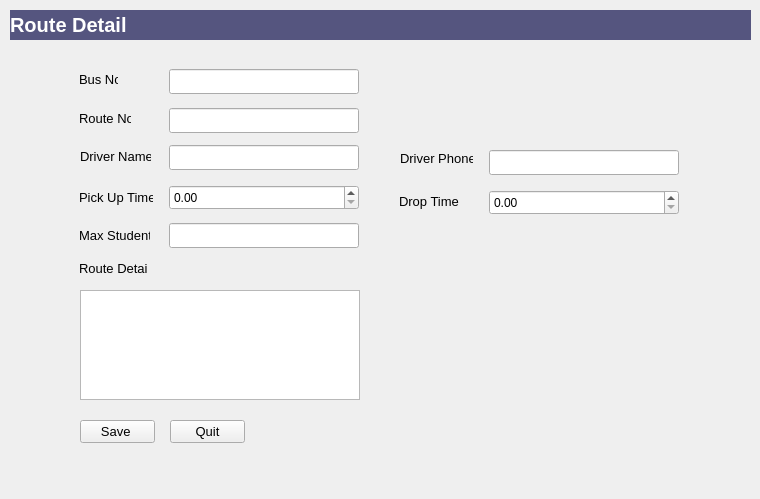
<?xml version="1.0" encoding="UTF-8"?>
<ui version="4.0">
 <class>newtransaporation_route</class>
 <widget class="QMainWindow" name="newtransaporation_route">
  <property name="geometry">
   <rect>
    <x>0</x>
    <y>0</y>
    <width>760</width>
    <height>499</height>
   </rect>
  </property>
  <property name="windowTitle">
   <string>MainWindow</string>
  </property>
  <widget class="QWidget" name="centralwidget">
   <widget class="QLabel" name="lblrouteno">
    <property name="geometry">
     <rect>
      <x>79</x>
      <y>110</y>
      <width>52</width>
      <height>16</height>
     </rect>
    </property>
    <property name="font">
     <font>
      <pointsize>10</pointsize>
     </font>
    </property>
    <property name="text">
     <string>Route No</string>
    </property>
   </widget>
   <widget class="QLabel" name="lbldrivername">
    <property name="geometry">
     <rect>
      <x>80</x>
      <y>148</y>
      <width>71</width>
      <height>16</height>
     </rect>
    </property>
    <property name="font">
     <font>
      <pointsize>10</pointsize>
     </font>
    </property>
    <property name="text">
     <string>Driver Name</string>
    </property>
   </widget>
   <widget class="QLabel" name="lbldriverphoneno">
    <property name="geometry">
     <rect>
      <x>400</x>
      <y>150</y>
      <width>73</width>
      <height>16</height>
     </rect>
    </property>
    <property name="font">
     <font>
      <pointsize>10</pointsize>
     </font>
    </property>
    <property name="text">
     <string>Driver Phone</string>
    </property>
   </widget>
   <widget class="QLabel" name="lblpickuptime">
    <property name="geometry">
     <rect>
      <x>79</x>
      <y>189</y>
      <width>74</width>
      <height>16</height>
     </rect>
    </property>
    <property name="font">
     <font>
      <pointsize>10</pointsize>
     </font>
    </property>
    <property name="text">
     <string>Pick Up Time</string>
    </property>
   </widget>
   <widget class="QLabel" name="lbldroptime">
    <property name="geometry">
     <rect>
      <x>399</x>
      <y>193</y>
      <width>60</width>
      <height>16</height>
     </rect>
    </property>
    <property name="font">
     <font>
      <pointsize>10</pointsize>
     </font>
    </property>
    <property name="text">
     <string>Drop Time</string>
    </property>
   </widget>
   <widget class="QLabel" name="lblmaxstudent">
    <property name="geometry">
     <rect>
      <x>79</x>
      <y>227</y>
      <width>71</width>
      <height>16</height>
     </rect>
    </property>
    <property name="font">
     <font>
      <pointsize>10</pointsize>
     </font>
    </property>
    <property name="text">
     <string>Max Student</string>
    </property>
   </widget>
   <widget class="QLabel" name="lblroutedetail">
    <property name="geometry">
     <rect>
      <x>79</x>
      <y>260</y>
      <width>69</width>
      <height>16</height>
     </rect>
    </property>
    <property name="font">
     <font>
      <pointsize>10</pointsize>
     </font>
    </property>
    <property name="text">
     <string>Route Detail</string>
    </property>
   </widget>
   <widget class="QLabel" name="lblheader">
    <property name="geometry">
     <rect>
      <x>10</x>
      <y>10</y>
      <width>741</width>
      <height>30</height>
     </rect>
    </property>
    <property name="font">
     <font>
      <pointsize>15</pointsize>
      <weight>75</weight>
      <bold>true</bold>
     </font>
    </property>
    <property name="styleSheet">
     <string notr="true">background-color: rgb(85, 85, 127);
color: rgb(255, 255, 255);</string>
    </property>
    <property name="text">
     <string>Route Detail</string>
    </property>
    <property name="margin">
     <number>306</number>
    </property>
   </widget>
   <widget class="QLineEdit" name="txtbusno">
    <property name="geometry">
     <rect>
      <x>169</x>
      <y>69</y>
      <width>190</width>
      <height>25</height>
     </rect>
    </property>
   </widget>
   <widget class="QLineEdit" name="txtdrivername">
    <property name="geometry">
     <rect>
      <x>169</x>
      <y>145</y>
      <width>190</width>
      <height>25</height>
     </rect>
    </property>
   </widget>
   <widget class="QLineEdit" name="txtrouteno">
    <property name="geometry">
     <rect>
      <x>169</x>
      <y>108</y>
      <width>190</width>
      <height>25</height>
     </rect>
    </property>
   </widget>
   <widget class="QLineEdit" name="txtdriverphoneno">
    <property name="geometry">
     <rect>
      <x>489</x>
      <y>150</y>
      <width>190</width>
      <height>25</height>
     </rect>
    </property>
   </widget>
   <widget class="QLineEdit" name="txtmaxno">
    <property name="geometry">
     <rect>
      <x>169</x>
      <y>223</y>
      <width>190</width>
      <height>25</height>
     </rect>
    </property>
   </widget>
   <widget class="QDoubleSpinBox" name="doubleSpinBox">
    <property name="geometry">
     <rect>
      <x>169</x>
      <y>185</y>
      <width>190</width>
      <height>25</height>
     </rect>
    </property>
   </widget>
   <widget class="QDoubleSpinBox" name="doubleSpinBox_2">
    <property name="geometry">
     <rect>
      <x>489</x>
      <y>190</y>
      <width>190</width>
      <height>25</height>
     </rect>
    </property>
   </widget>
   <widget class="QTextEdit" name="txtroutedetail">
    <property name="geometry">
     <rect>
      <x>80</x>
      <y>290</y>
      <width>280</width>
      <height>110</height>
     </rect>
    </property>
   </widget>
   <widget class="QPushButton" name="btnsave">
    <property name="geometry">
     <rect>
      <x>80</x>
      <y>420</y>
      <width>75</width>
      <height>23</height>
     </rect>
    </property>
    <property name="font">
     <font>
      <pointsize>10</pointsize>
     </font>
    </property>
    <property name="text">
     <string>Save </string>
    </property>
   </widget>
   <widget class="QPushButton" name="btnquit">
    <property name="geometry">
     <rect>
      <x>170</x>
      <y>420</y>
      <width>75</width>
      <height>23</height>
     </rect>
    </property>
    <property name="font">
     <font>
      <pointsize>10</pointsize>
     </font>
    </property>
    <property name="text">
     <string>Quit</string>
    </property>
   </widget>
   <widget class="QLabel" name="lblbusno">
    <property name="geometry">
     <rect>
      <x>79</x>
      <y>71</y>
      <width>39</width>
      <height>16</height>
     </rect>
    </property>
    <property name="font">
     <font>
      <pointsize>10</pointsize>
     </font>
    </property>
    <property name="text">
     <string>Bus No</string>
    </property>
   </widget>
   <zorder>lblbusno</zorder>
   <zorder>lblrouteno</zorder>
   <zorder>lbldrivername</zorder>
   <zorder>lbldriverphoneno</zorder>
   <zorder>lblpickuptime</zorder>
   <zorder>lbldroptime</zorder>
   <zorder>lblmaxstudent</zorder>
   <zorder>lblroutedetail</zorder>
   <zorder>lblheader</zorder>
   <zorder>lblbusno</zorder>
   <zorder>txtbusno</zorder>
   <zorder>txtdrivername</zorder>
   <zorder>txtrouteno</zorder>
   <zorder>txtdriverphoneno</zorder>
   <zorder>txtmaxno</zorder>
   <zorder>doubleSpinBox</zorder>
   <zorder>doubleSpinBox_2</zorder>
   <zorder>txtroutedetail</zorder>
   <zorder>btnsave</zorder>
   <zorder>btnquit</zorder>
  </widget>
  <widget class="QMenuBar" name="menubar">
   <property name="geometry">
    <rect>
     <x>0</x>
     <y>0</y>
     <width>760</width>
     <height>21</height>
    </rect>
   </property>
  </widget>
 </widget>
 <resources/>
 <connections/>
</ui>
